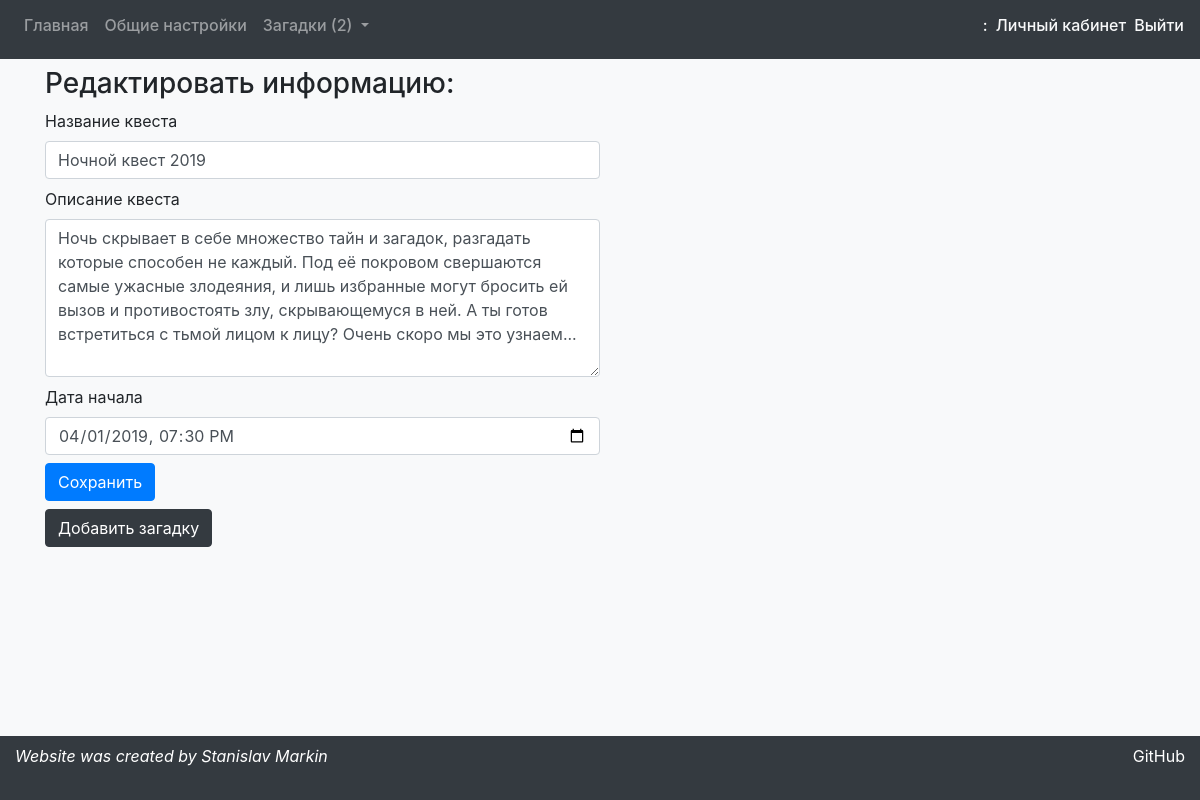
The app's page /edit/9 with its own data.
### preparationApp/models.py (models this page shows, shortened)
class Quest(models.Model):
    title = models.CharField(max_length=30)
    start_date = models.DateTimeField()
    description = models.TextField()
    owner = models.ForeignKey(User, models.CASCADE)

### creationApp/views.py (the view)
# urls.py: path('<int:quest_id>', views.main_edit, name="main_edit"),
def main_edit(request, quest_id):
    if request.method == 'POST':
        print(request.POST['start_date'])
        quest = Quest.objects.get(id=quest_id)
        quest.title = request.POST['title']
        quest.description = request.POST['description']
        quest.start_date = timezone.datetime.strptime(request.POST['start_date'], "%Y-%m-%dT%H:%M")
        quest.start_date -= timezone.timedelta(hours=3)
        quest.save()
        request.session['message'] = 'Информация о квесте была изменена'
        return redirect('/edit/'+str(quest_id))
    else:
        args = get_args(quest_id)
        if request.session.get('message'):
            args['message'] = request.session.get('message')
            request.session.pop('message')
        return render(request, 'creationApp/mainEditPage.html', args)

### creationApp/views.py (called while the page is built)
def get_args(quest_id):
    quest = Quest.objects.get(id=quest_id)
    quest.start_date += timezone.timedelta(hours=3)
    puzzles = list(filter(lambda p: p.quest == quest, Puzzle.objects.all()))
    return {'quest': quest, 'puzzles': puzzles, 'message': 'none'}

### creationApp/templates/creationApp/mainEditPage.html (shortened to what this page needs)
{% extends 'creationApp/mainWrapper.html' %}
{% block content %}
    <h3>Редактировать информацию:</h3>
    <form action="/edit/{{ quest.id }}" method="post">{% csrf_token %}
        <label for="quest_title">Название квеста</label>
        <input type="text" class="form-control mb-2 w-50" id="quest_title" name="title" value="{{ quest.title }}">
        <label for="description">Описание квеста</label>
        <textarea class="form-control mb-2 w-50" rows="6"
                  id="description" name="description">{{ quest.description }}</textarea>
        <label for="start_date">Дата начала</label>
        <input type="datetime-local" class="form-control w-50 mb-2"
               id="start_date" name="start_date"
               value="{{ quest.start_date|date:"Y-m-d\TH:i" }}">
        <input type="submit" class="btn btn-primary mb-2" value="Сохранить">
    </form>
    <button type="button" id="gifsBtn" class="btn btn-dark mb-2"
            data-toggle="collapse" data-target="#puzzle">
        Добавить загадку
    </button>
{% endblock %}

### records on screen
Quest: title "Ночной квест 2019", description "Ночь скрывает в себе множество тайн и загадок, разгадать которые способен не каждый. Под её покровом свершаются самые ужасные злодеяния, и лишь избранные могут бросить ей вызов и противостоять злу, скрывающемуся в ней. А ты готов встретиться с тьмой лицом к лицу? Очень скоро мы это узнаем...", start_date "04/01/2019 19:30"

### other values on screen
{{ puzzles|length }} "2"
